Frame 1 (no input): blank canvas, image omitted
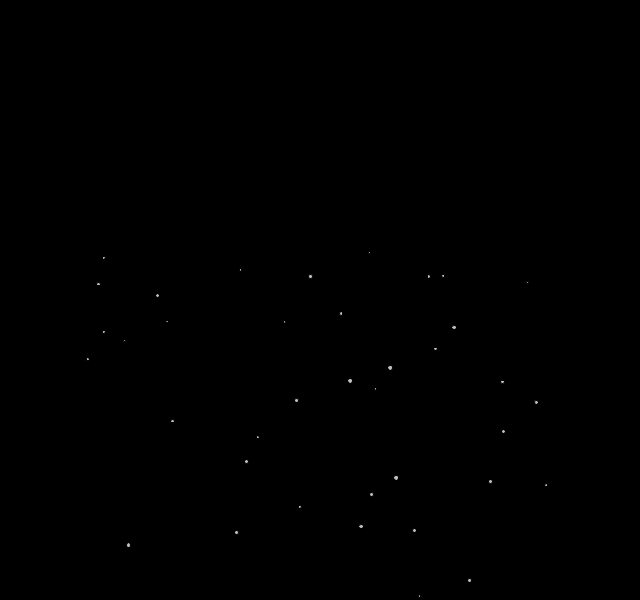
Frame 60 (the mouse pressed at the canvas centre just before this capture)
Frame 120 (the mouse held since frame 60 and released just before this capture): blank canvas, image omitted

The Processing sketch that drew this single still picture (run headless with seeded random() and noise(); from frame 60 on, the mouse is pressed at the canvas centre):

// Processing sketch: system
// ── system.pde
ParticleSystem ps;

void setup() {
  size(640, 600);
  ps = new ParticleSystem(new PVector(width/2, height/2));
}

void draw() {
  background(0);
  ps.run();
}

class ParticleSystem {
  ArrayList<Particle> particles;
  PVector origin;
  int totalParticles = 50;

  ParticleSystem(PVector position) {
    origin = position.copy();
    particles = new ArrayList<Particle>();
    for (int i = 0; i < totalParticles; i++) {
      particles.add(new Particle(origin));
    }
  }

  void run() {
    for (int i = 0; i < particles.size(); i++) {
      Particle p = particles.get(i);
      p.run();
      if (p.isDead()) {
        particles.remove(i);
      }
    }
  }
}

// ── particle.pde
class Particle {
  PVector position;
  PVector velocity;
  PVector acceleration;
  float life, radius;

  Particle(PVector l) {
    acceleration = new PVector(0, 0.1);
    velocity = new PVector(random(-4, 4), random(-4, 4));
    position = l.copy();
    life = 255.0;
    radius = random(2, 5);
  }

  void run() {
    update();
    display();
  }

  void update() {
    velocity.add(acceleration);
    position.add(velocity);
    life -= 1.0;
  }

  void display() {
    fill(255, life);
    ellipse(position.x, position.y, radius, radius);
  }

  boolean isDead() {
    if (life < 0.0) {
      return true;
    } else {
      return false;
    }
  }
}
